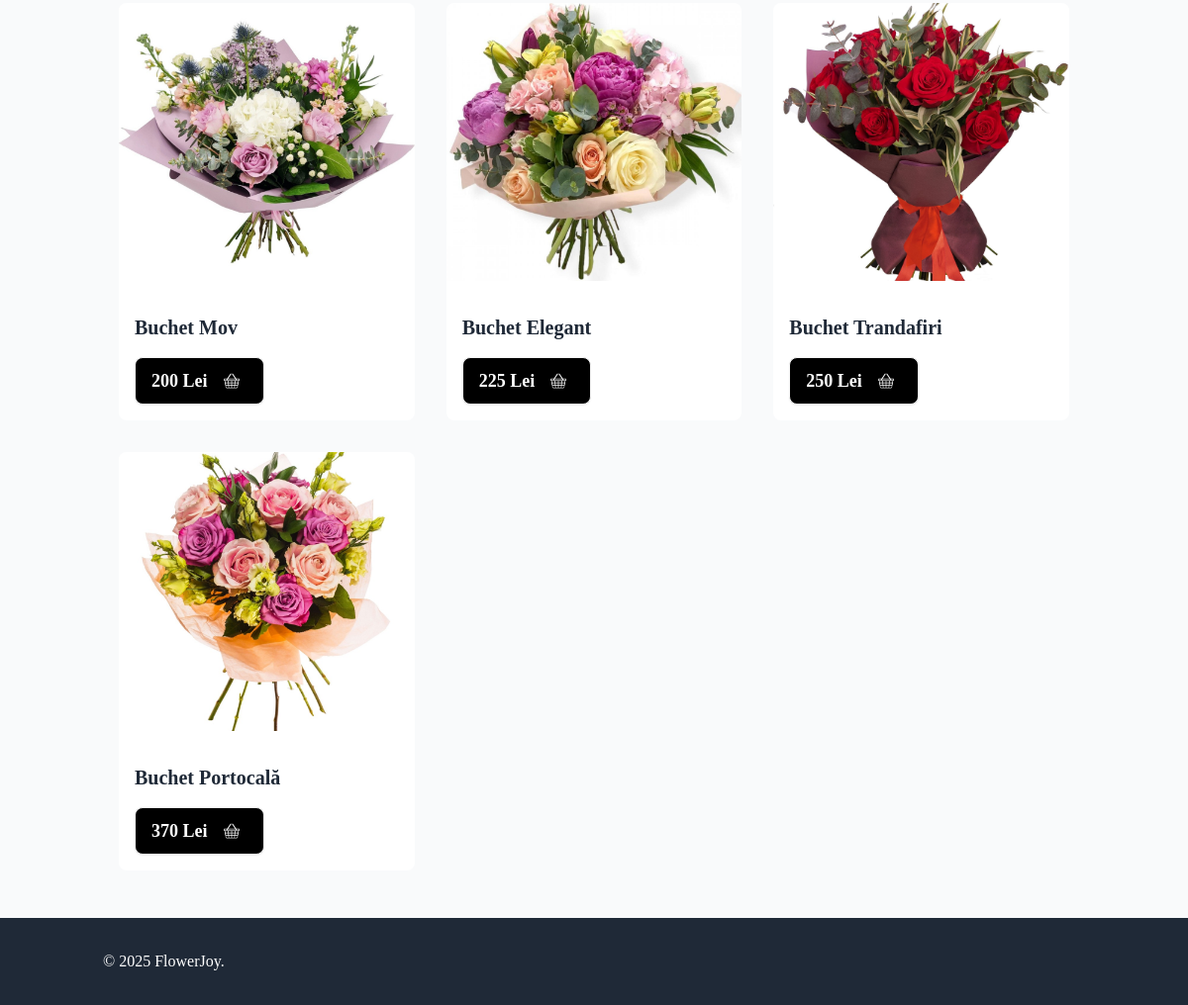
Before: /category/buchete/ (lower part) with the older database file.
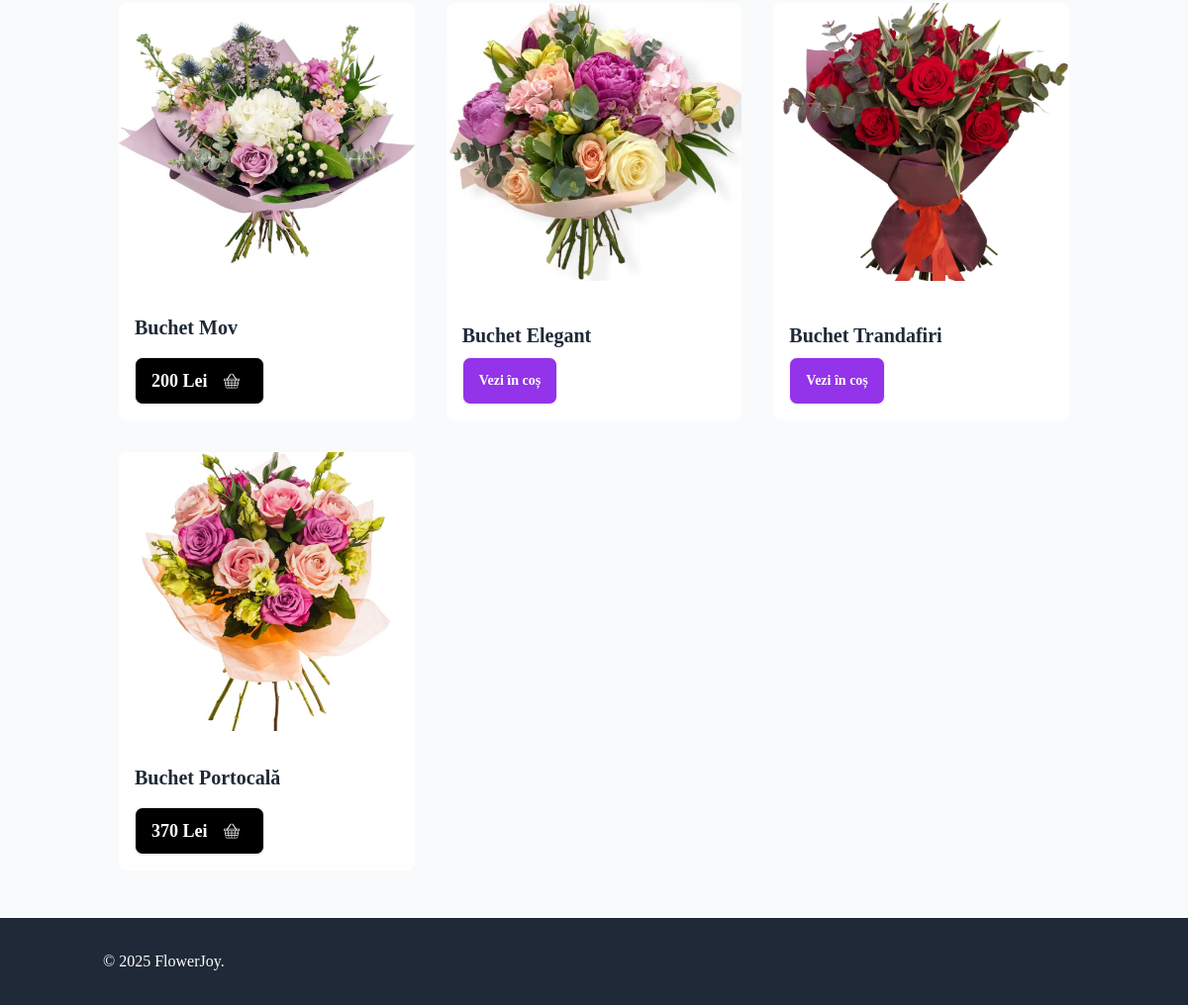
After: the same page with the newer database file.
### App/models.py (models this page shows, shortened)
class Product(models.Model):
    name = models.CharField(max_length=100, null=False, blank=False)
    description = RichTextField()
    category = models.CharField(
        max_length=100,
        choices=[
            ("buchete", "buchete"),
            ("plante", "plante"),
            ("aranjamente", "aranjamente"),
            ("Accessories", "Accessories"),
            ("Gifts", "Gifts"),
            ("CustomBouquet", "CustomBouquet"),
        ],
        default="General"
    )
    price = models.DecimalField(max_digits=10, decimal_places=0, null=False, blank=False)
    image = models.ImageField(upload_to="Pictures/", null=False, blank=False)
    created_at = models.DateTimeField(auto_now_add=True, null=False, blank=False)
    stock = models.PositiveIntegerField(default=0)
    is_custom = models.BooleanField(default=False)
    in_store = models.BooleanField(default=False)
    auction_manual = models.BooleanField(default=False)
    auction_start_time = models.DateTimeField(null=True, blank=True)
    auction_floor_price = models.DecimalField(max_digits=10, decimal_places=2, default=10)
    auction_interval_minutes = models.PositiveIntegerField(default=60)
    auction_drop_amount = models.DecimalField(max_digits=6, decimal_places=2, default=5)
    before_auction_price = models.DecimalField(max_digits=10, decimal_places=2, null=False, blank=False, default=0.00)
    bid_submited = models.BooleanField(default=False)
    number_of_purcheses = models.PositiveIntegerField(default=0)
    def is_in_auction(self):
        if not self.before_auction_price or self.before_auction_price == 0:
            self.before_auction_price = self.price
        return self.auction_manual

### App/views.py (the view)
# urls.py: path('category/<str:category>/',products_by_category, name='products_by_category'),
def products_by_category(request: HttpRequest, category):
    products = Product.objects.filter(category=category)
    smallest_price = products.order_by('price').first().price if products.exists() else 0
    largest_price = products.order_by('-price').first().price if products.exists() else 0
    min_price = request.GET.get('min_price')
    max_price = request.GET.get('max_price')
    if min_price and max_price:
        products = products.filter(price__gte=min_price, price__lte=max_price)
    sort_order = request.GET.get('sort', 'asc')
    if sort_order == 'asc':
        products = products.order_by('price')
    elif sort_order == 'desc':
        products = products.order_by('-price')
    now = timezone.now()
    new_threshold = now - timedelta(hours=48)
    cart_product_ids = list(get_cart_items(request).values_list('product_id', flat=True))
    products = list(products)
    for product in products:
        product.is_new = product.created_at >= new_threshold
    context = {
        'products': products,
        'category': category,
        'sort_order': sort_order,
        'smallest_price': smallest_price,
        'largest_price': largest_price,
        'cart_product_ids': cart_product_ids
    }
    if request.headers.get('HX-Request'):
        return render(request, 'partials/ProductShowcase.html', context)
    else:
        return render(request, 'products_by_category.html', context)

### App/views.py (called while the page is built)
def get_cart_items(request):
    user = request.user if request.user.is_authenticated else None
    session_id = request.session.session_key or request.session.create()
    return CartItem.objects.filter(user=user) if user else CartItem.objects.filter(session_id=session_id)

### App/templates/partials/products_by_category.html (shortened to what this page needs)
{% extends 'base.html' %}
{% block content %}
<section class="container mx-auto mt-10 px-4 py-8">
      <div id="productShowcase">
        {% if products %}
            {% include 'partials/ProductShowcase.html' with products=products category=category cart_product_ids=cart_product_ids %}
        {% else %}
            <div class="text-center text-gray-600 mt-10">
                <p>NU S-AU GASIT PRODUSE.</p>
            </div>
        {% endif %}
    </div>
</section>
{% endblock %}

### App/templates/partials/ProductShowcase.html (shortened to what this page needs)
<section class="container mx-auto px-4 py-4 ">
    <div class="grid grid-cols-1 md:grid-cols-2 lg:grid-cols-3 gap-8">
        {% for product in products %}
            {% if not product.is_in_auction %}
            <div class="bg-white overflow-hidden hover:shadow-lg rounded-lg h-full relative">
                <a href="{% url 'product_detail' pk=product.id %}">
                    <figure class="h-2/3 transform transition duration-300 hover:scale-110 ">
                        <img src="{{ product.image.url }}" alt="{{ product.name }}" class="w-full h-full object-cover">
                    </figure>
                </a>
                <div class="p-4 h-1/3 flex flex-col justify-end">
                    <h3 class="text-xl font-bold text-gray-800">{{ product.name }}</h3>
                    <div id="add-to-cart-container-{{ product.id }}">
                        {% if product.id in cart_product_ids %}
                            <a href="/cart/" id="cart-btn-{{ product.id }}" class="btn bg-purple-600 text-white mt-2">
                                Vezi în coș
                            </a>
                        {% else %}
                            {% if product.stock > 0 %}
                                <form id="add-to-cart-form-{{ product.id }}"
                                    data-product-url="{% url 'add_to_cart' product.id %}"
                                    class="mt-4">
                                    {% csrf_token %}
                                    <button type="submit" class="btn bg-black text-white text-lg hover:bg-gray-800 transition duration-300 ease-in-out transform hover:scale-105">
                                        {{ product.price }} Lei <img src="/static/cart-icon.png" alt="Cart" class="w-8 h-8 brightness-0 invert">
                                    </button>
                                </form>
                                <div id="product-error-message-{{ product.id }}" class="mt-2 text-sm p-3 rounded-md bg-red-50 text-red-700 border border-red-200 flex items-center gap-2" style="display: none;">
                                    <svg class="w-4 h-4 flex-shrink-0" fill="currentColor" viewBox="0 0 20 20">
                                        <path fill-rule="evenodd" d="M18 10a8 8 0 11-16 0 8 8 0 0116 0zm-7 4a1 1 0 11-2 0 1 1 0 012 0zm-1-9a1 1 0 00-1 1v4a1 1 0 102 0V6a1 1 0 00-1-1z" clip-rule="evenodd"></path>
                                    </svg>
                                    <span class="error-text"></span>
                                </div>
                            {% else %}
                                {% if product.category not in 'buchete' and product.category not in 'aranjamente' %}
                                    <p class="text-gray-600 mt-2">Stoc epuizat</p>
                                {% else %}
                                    <form id="add-to-cart-form-{{ product.id }}"
                                        data-product-url="{% url 'add_to_cart' product.id %}"
                                        class="mt-4">
                                        <button type="submit" class="btn bg-black text-white text-lg hover:bg-gray-800 transition duration-300 ease-in-out transform hover:scale-105">
                                            {{ product.price }} Lei <img src="/static/cart-icon.png" alt="Cart" class="w-8 h-8 brightness-0 invert">
                                        </button>
                                    </form>
                                {% endif %}
                            {% endif %}
                        {% endif %}
                    </div>
                </div>
            </div>
            {% endif %}
        {% endfor %}
    </div>
</section>

Changed rows visible on the page:
shown differently, row unchanged: Product "Buchet Elegant": price "225" → (not shown); text "Lei" → "Vezi în coș"
changed Product "Buchet Trandafiri": price "250" → (not shown); text "Lei" → "Vezi în coș"
